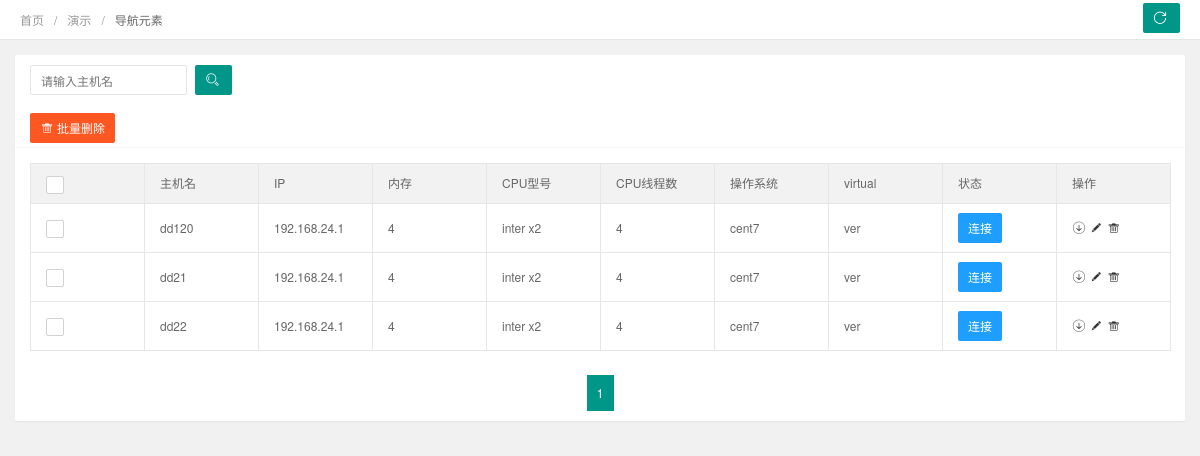
/asset/server_info/, run on an earlier commit of the app's database.
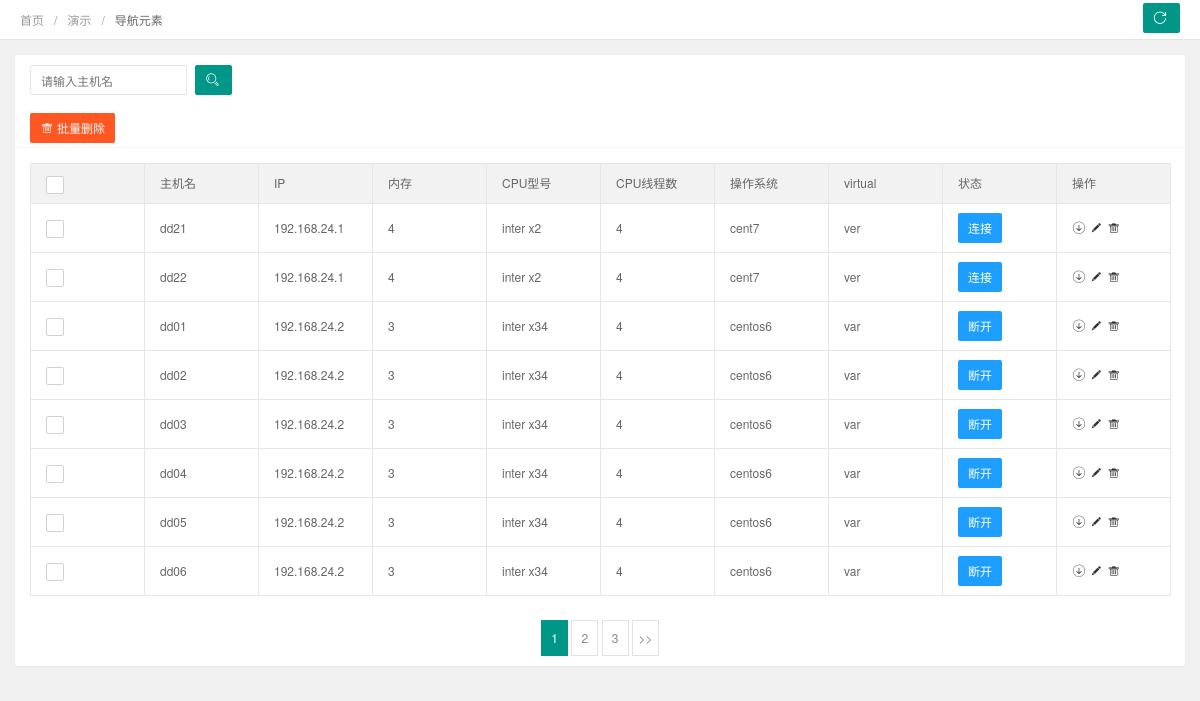
And on a later commit of the database.
### cmdb/models.py (models this page shows, shortened)
class hostinfo(models.Model):
    hostname = models.CharField(u'主机名', max_length=255)
    ip = models.CharField(u'IP地址', max_length=50)
    mem = models.IntegerField(u'内存')
    cpu = models.CharField(u'cpu', max_length=255)
    cpus = models.IntegerField(u'cpus')
    os = models.CharField(u'os', max_length=255)
    virtual1 = models.CharField(u'virtual', max_length=255)
    status = models.CharField(u'状态', max_length=50)
    class Meta:
        db_table = "t_host_info"

### cmdb/views.py (the view)
# urls.py: path('server_info/',server_info,name='server_info'),
def server_info(request):
    if request.method == "GET":
        page = request.GET.get("page")      # 接收网页中page值
        hostname = request.GET.get("hostname")
        if hostname:
            server_info_list = hostinfo.objects.filter(hostname__icontains=hostname)
        else:
            server_info_list = models.hostinfo.objects.all()
        server_info_obj = pages(server_info_list,page,8)
        return render(request,"member-list.html",{"server_info_list":server_info_obj})

### cmdb/templatetags/custon_tage.py (called while the page is built)
@register.simple_tag
def guess_page(url):
    patter = re.compile(r'hostname=([^&]*)')
    searchObj  = patter.search(url)
    if searchObj:
        kv = searchObj.group()
        kv = kv.split("=")
        keys = kv[0]
        vales = kv[1]
        page_ele = '''?%s=%s&page='''%(keys,vales)
    else:
        page_ele = '''?page='''
    return format_html(page_ele)

### cmdb/views.py (called while the page is built)
def pages(obj,page_value,value):
    paginator = Paginator(obj, value)  # 实例化结果集,每页八条数据
    try:
        reuslt_obj = paginator.page(page_value)
    except PageNotAnInteger:  # 不存在的页码，返回第一页
        reuslt_obj = paginator.page(1)
    except EmptyPage:
        reuslt_obj = paginator.page(paginator.num_pages)
    return reuslt_obj

### cmdb/templates/member-list.html (shortened to what this page needs)
{% load custon_tage %}
{% load staticfiles %}
<!DOCTYPE html>
<html class="x-admin-sm">
    <head>
        <link rel="stylesheet" href="{% static 'css/font.css' %}">
        <link rel="stylesheet" href="{% static 'css/xadmin.css' %}">
    </head>
    <body>
        <div class="x-nav">
          <span class="layui-breadcrumb">
            <a href="">首页</a>
            <a href="">演示</a>
            <a>
              <cite>导航元素</cite></a>
          </span>
          <a class="layui-btn layui-btn-small" style="line-height:1.6em;margin-top:3px;float:right" onclick="location.reload()" title="刷新">
            <i class="layui-icon layui-icon-refresh" style="line-height:30px"></i></a>
        </div>
        <div class="layui-fluid">
            <div class="layui-row layui-col-space15">
                <div class="layui-col-md12">
                    <div class="layui-card">
                        <div class="layui-card-body ">
                            <form class="layui-form layui-col-space5" method="get" action="{% url 'query_server_info' %}">
                                <div class="layui-inline layui-show-xs-block">
                                    <input type="text" name="hostname"  placeholder="请输入主机名" autocomplete="off" class="layui-input">
                                </div>
                                <div class="layui-inline layui-show-xs-block">
                                    <button class="layui-btn"  lay-submit="" lay-filter="sreach"><i class="layui-icon">&#xe615;</i></button>
                                </div>
                            </form>
                        </div>
                        <div class="layui-card-header">
                            <button class="layui-btn layui-btn-danger" onclick="delAll()"><i class="layui-icon"></i>批量删除</button>
                        </div>
                        <div class="layui-card-body layui-table-body layui-table-main">
                            <table class="layui-table layui-form">
                                <thead>
                                  <tr>
                                    <th>
                                    </th>
                                    <th>主机名</th>
                                    <th>IP</th>
                                    <th>内存</th>
                                    <th>CPU型号</th>
                                    <th>CPU线程数</th>
                                    <th>操作系统</th>
                                    <th>virtual</th>
                                      <th>状态</th>
                                      <th>操作</th>
                                  </tr>
                                </thead>
                                <tbody>
                                {% for server_info in server_info_list %}
                                  <tr>
                                    <td>
                                    </td>
                                    <td>{{ server_info.hostname }}</td>
                                    <td>{{ server_info.ip }}</td>
                                    <td>{{ server_info.mem }}</td>
                                    <td>{{ server_info.cpu }}</td>
                                    <td>{{ server_info.cpus }}</td>
                                      <td>{{ server_info.os }}</td>
                                      <td>{{ server_info.virtual1 }}</td>
                                    <td class="td-status">
                                      <span class="layui-btn layui-btn-normal layui-btn-mini">{{ server_info.status }}</span></td>
                                    <td class="td-manage">
                                      <a onclick="member_stop(this,'10001')" href="javascript:;"  title="启用">
                                        <i class="layui-icon">&#xe601;</i>
                                      </a>
                                      <a title="编辑"  onclick="xadmin.open('编辑','member-edit.html',600,400)" href="javascript:;">
                                        <i class="layui-icon">&#xe642;</i>
                                      </a>
                                      <a title="删除" onclick="member_del(this,'{{ server_info.id }}')" href="javascript:;">
                                        <i class="layui-icon">&#xe640;</i>
                                      </a>
                                    </td>
                                  </tr>
                                {% empty %} <div> 没有符合条件的数据</div>
                                {% endfor %}
                                </tbody>
                            </table>
                        </div>
                        <div class="layui-card-body ">
                            <div class="page">
                                <div>
                                {% for page_num in server_info_list.paginator.page_range %}
                                    {% if page_num == server_info_list.number %}
                                        <span class="current" href="{% guess_page request.get_full_path %}{{ page_num }}">{{ page_num }}</span>
                                    {% else %}
                                        <a class="num" href="{% guess_page request.get_full_path %}{{ page_num }}">{{ page_num }}</a>
                                    {% endif %}
                                {% endfor %}
                                {% if server_info_list.has_next %}
                                  <a class="next" href="?page={{ server_info_list.next_page_number }}">&gt;&gt;</a>
                                {% endif %}
                                </div>
                            </div>
                        </div>
                    </div>
                </div>
            </div>
        </div>
    </body>
</html>

### cmdb/static/css/xadmin.css (style rules this page uses)
* { margin: 0px; padding: 0px; font-family: "Helvetica Neue", Helvetica, Arial, sans-serif; }
a { text-decoration: none; }
html { width: 100%; height: 100%; overflow-x:hidden; overflow-y:auto; }
body { width: 100%; min-height: 100%; background: #f1f1f1; }
.layui-fluid { padding:15px; }
.x-nav { padding: 0 20px; position: relative; z-index: 99; border-bottom: 1px solid #e5e5e5; line-height: 39px; height: 39px; overflow: hidden; background: #fff; }
.page { text-align: center; }
.page a { display: inline-block; background: #fff; color: #888; padding: 5px; min-width: 15px; border: 1px solid #E2E2E2; }
.page span { display: inline-block; padding: 5px; min-width: 15px; border: 1px solid #E2E2E2; }
.page span.current { display: inline-block; background: #009688; color: #fff; padding: 5px; min-width: 15px; border: 1px solid #009688; }
.layui-table td, .layui-table th { min-width: 80px; }
table th, table td { word-break: break-all; }
.x-admin-sm { font-size: 12px; }
.x-admin-sm body { font-size: 12px; }
.x-admin-sm .layui-table td, .x-admin-sm .layui-table th { font-size: 12px; }
.x-admin-sm .layui-icon { font-size: 14px; }
.x-admin-sm .layui-breadcrumb>* { font-size: 12px; }
.x-admin-sm .layui-btn,.x-admin-sm .layui-btn-xs,.x-admin-sm .layui-btn-sm { font-size: 12px; }
.x-admin-sm .layui-btn { height: 30px; line-height: 30px; padding: 0 10px; }
.x-admin-sm .layui-input,.x-admin-sm .layui-select,.x-admin-sm .layui-textarea { height: 30px; }

What changed in the data, as far as the page shows it:
removed hostinfo: hostname "dd120", ip "192.168.24.1", mem "4", cpu "inter x2", cpus "4", os "cent7", virtual1 "ver", status "连接"
added hostinfo: hostname "dd01", ip "192.168.24.2", mem "3", cpu "inter x34", cpus "4", os "centos6", virtual1 "var", status "断开"
added hostinfo: hostname "dd02", ip "192.168.24.2", mem "3", cpu "inter x34", cpus "4", os "centos6", virtual1 "var", status "断开"
added hostinfo: hostname "dd03", ip "192.168.24.2", mem "3", cpu "inter x34", cpus "4", os "centos6", virtual1 "var", status "断开"
added hostinfo: hostname "dd04", ip "192.168.24.2", mem "3", cpu "inter x34", cpus "4", os "centos6", virtual1 "var", status "断开"
added hostinfo: hostname "dd05", ip "192.168.24.2", mem "3", cpu "inter x34", cpus "4", os "centos6", virtual1 "var", status "断开"
added hostinfo: hostname "dd06", ip "192.168.24.2", mem "3", cpu "inter x34", cpus "4", os "centos6", virtual1 "var", status "断开"
Also different on the page:
new list line: "2"
new list line: "3"
